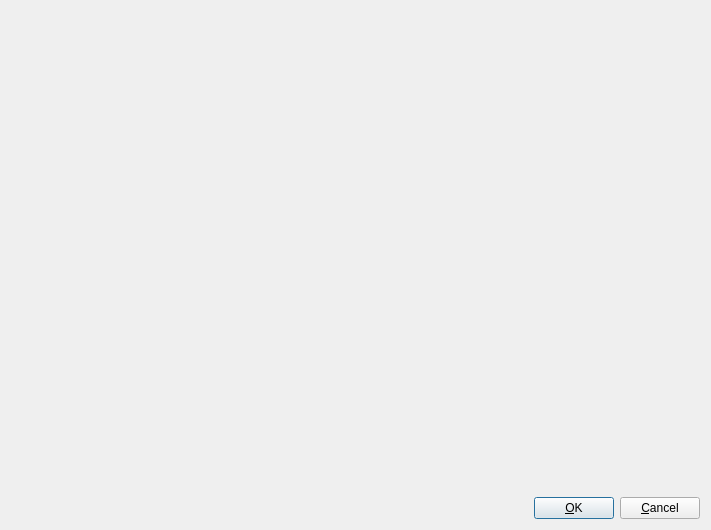
<?xml version="1.0" encoding="UTF-8"?>
<ui version="4.0">
 <class>PreferencesDialog</class>
 <widget class="QDialog" name="PreferencesDialog">
  <property name="geometry">
   <rect>
    <x>0</x>
    <y>0</y>
    <width>711</width>
    <height>530</height>
   </rect>
  </property>
  <property name="windowTitle">
   <string>Preferences</string>
  </property>
  <layout class="QVBoxLayout" name="verticalLayout">
   <item>
    <spacer name="verticalSpacer">
     <property name="orientation">
      <enum>Qt::Vertical</enum>
     </property>
     <property name="sizeHint" stdset="0">
      <size>
       <width>20</width>
       <height>478</height>
      </size>
     </property>
    </spacer>
   </item>
   <item>
    <layout class="QHBoxLayout" name="horizontalLayout">
     <item>
      <spacer name="horizontalSpacer">
       <property name="orientation">
        <enum>Qt::Horizontal</enum>
       </property>
       <property name="sizeHint" stdset="0">
        <size>
         <width>40</width>
         <height>10</height>
        </size>
       </property>
      </spacer>
     </item>
     <item>
      <widget class="QPushButton" name="buttonOk">
       <property name="text">
        <string>&amp;OK</string>
       </property>
      </widget>
     </item>
     <item>
      <widget class="QPushButton" name="buttonCancel">
       <property name="text">
        <string>&amp;Cancel</string>
       </property>
      </widget>
     </item>
    </layout>
   </item>
  </layout>
 </widget>
 <resources/>
 <connections>
  <connection>
   <sender>buttonCancel</sender>
   <signal>clicked()</signal>
   <receiver>PreferencesDialog</receiver>
   <slot>reject()</slot>
   <hints>
    <hint type="sourcelabel">
     <x>663</x>
     <y>508</y>
    </hint>
    <hint type="destinationlabel">
     <x>355</x>
     <y>264</y>
    </hint>
   </hints>
  </connection>
  <connection>
   <sender>buttonOk</sender>
   <signal>clicked()</signal>
   <receiver>PreferencesDialog</receiver>
   <slot>onActionOk()</slot>
   <hints>
    <hint type="sourcelabel">
     <x>582</x>
     <y>508</y>
    </hint>
    <hint type="destinationlabel">
     <x>355</x>
     <y>264</y>
    </hint>
   </hints>
  </connection>
 </connections>
 <slots>
  <slot>onActionOk()</slot>
 </slots>
</ui>
